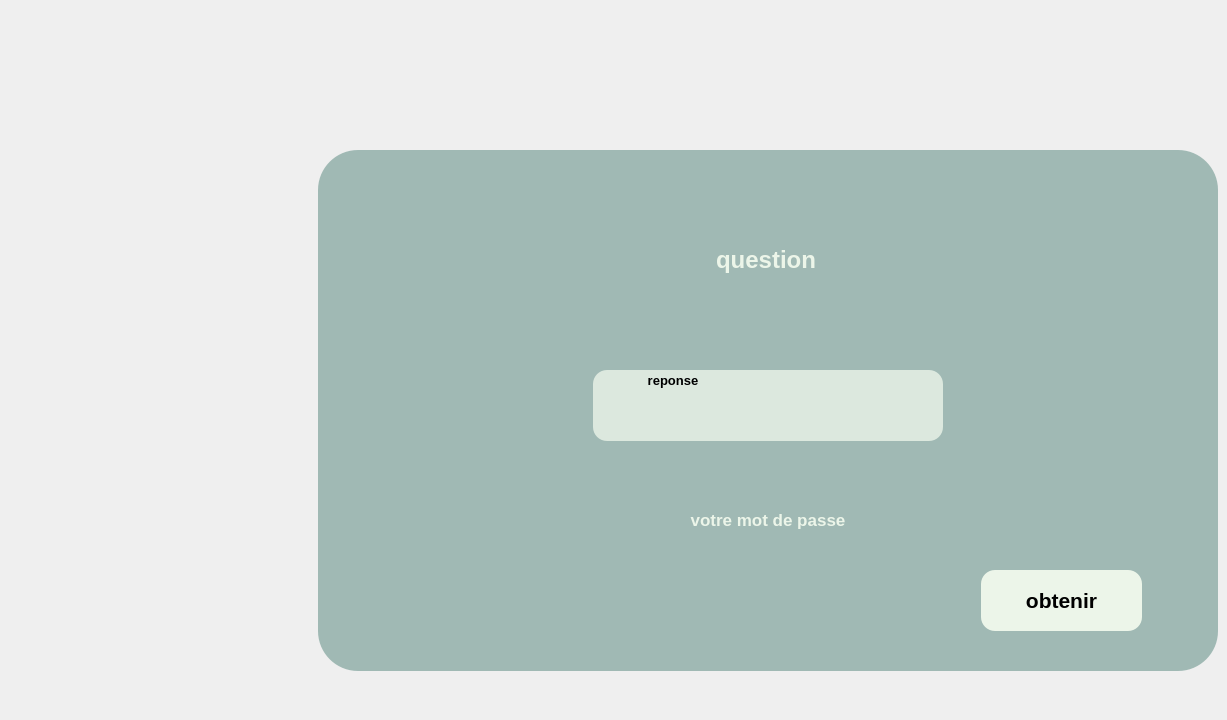
    <widget class="QWidget" name="passwordPage">
     <widget class="QFrame" name="employeePasswordFrame">
      <property name="geometry">
       <rect>
        <x>318</x>
        <y>150</y>
        <width>900</width>
        <height>521</height>
       </rect>
      </property>
      <property name="font">
       <font>
        <family>Segoe UI</family>
        <pointsize>11</pointsize>
       </font>
      </property>
      <property name="styleSheet">
       <string notr="true">QFrame{
 background-color:rgba(37, 102, 90, 100);
 border-radius:40px;
}
QFrame#employeeLoginFrame{
	 border:2px solid rgb(37, 102, 90);
}
QLabel{
 color: black;
 background-color: transparent;
 font-weight:bold;
}
QLineEdit, QComboBox{
 background: rgba(236, 245, 233, 200);
 border-radius:14px;
 padding:6px;
 color:black;
}
QPushButton{
 background-color: rgba(236, 245, 233, 255);
 color: black;
 border-radius:14px;
 padding:10px;
}
QPushButton:hover{
 border:2px solid black;
}
QLineEdit:hover{
 border:2px solid black;

}
QLineEdit:focus {
    border: 2px solid black;
	background: rgba(236, 245, 233, 255);
}
QPushButton:pressed {
    padding-top: 12px;
    padding-left: 12px;
	background-color: #baf49c;
	outline: none;
}</string>
      </property>
      <property name="frameShape">
       <enum>QFrame::Shape::StyledPanel</enum>
      </property>
      <property name="frameShadow">
       <enum>QFrame::Shadow::Raised</enum>
      </property>
      <widget class="QLineEdit" name="employeeAnwserLineEdit">
       <property name="geometry">
        <rect>
         <x>275</x>
         <y>220</y>
         <width>350</width>
         <height>71</height>
        </rect>
       </property>
       <property name="font">
        <font>
         <family>Segoe UI</family>
         <pointsize>14</pointsize>
         <bold>true</bold>
        </font>
       </property>
       <property name="inputMethodHints">
        <set>Qt::InputMethodHint::ImhNone</set>
       </property>
       <property name="echoMode">
        <enum>QLineEdit::EchoMode::Normal</enum>
       </property>
       <property name="alignment">
        <set>Qt::AlignmentFlag::AlignLeading|Qt::AlignmentFlag::AlignLeft|Qt::AlignmentFlag::AlignVCenter</set>
       </property>
      </widget>
      <widget class="QLabel" name="ReponseLabel">
       <property name="geometry">
        <rect>
         <x>295</x>
         <y>220</y>
         <width>120</width>
         <height>21</height>
        </rect>
       </property>
       <property name="font">
        <font>
         <family>Segoe UI</family>
         <pointsize>10</pointsize>
         <bold>true</bold>
        </font>
       </property>
       <property name="text">
        <string>reponse</string>
       </property>
       <property name="alignment">
        <set>Qt::AlignmentFlag::AlignCenter</set>
       </property>
      </widget>
      <widget class="QLabel" name="empQuestionLabel">
       <property name="geometry">
        <rect>
         <x>148</x>
         <y>80</y>
         <width>600</width>
         <height>60</height>
        </rect>
       </property>
       <property name="font">
        <font>
         <family>Segoe UI</family>
         <pointsize>18</pointsize>
         <bold>true</bold>
        </font>
       </property>
       <property name="styleSheet">
        <string notr="true">color:rgb(236, 245, 233);</string>
       </property>
       <property name="text">
        <string>question</string>
       </property>
       <property name="alignment">
        <set>Qt::AlignmentFlag::AlignCenter</set>
       </property>
      </widget>
      <widget class="QPushButton" name="empObtenirBtn">
       <property name="geometry">
        <rect>
         <x>663</x>
         <y>420</y>
         <width>161</width>
         <height>61</height>
        </rect>
       </property>
       <property name="font">
        <font>
         <family>Segoe UI</family>
         <pointsize>16</pointsize>
         <bold>true</bold>
        </font>
       </property>
       <property name="cursor">
        <cursorShape>PointingHandCursor</cursorShape>
       </property>
       <property name="text">
        <string>obtenir</string>
       </property>
      </widget>
      <widget class="QLabel" name="empLogoLabel_2">
       <property name="geometry">
        <rect>
         <x>20</x>
         <y>20</y>
         <width>70</width>
         <height>70</height>
        </rect>
       </property>
       <property name="text">
        <string/>
       </property>
       <property name="pixmap">
        <pixmap resource="sidebarRessources.qrc">:/images/recytrack_logo.png</pixmap>
       </property>
       <property name="scaledContents">
        <bool>true</bool>
       </property>
      </widget>
      <widget class="QLabel" name="empPasswordLabel">
       <property name="geometry">
        <rect>
         <x>275</x>
         <y>340</y>
         <width>350</width>
         <height>60</height>
        </rect>
       </property>
       <property name="font">
        <font>
         <family>Segoe UI</family>
         <pointsize>13</pointsize>
         <bold>true</bold>
        </font>
       </property>
       <property name="styleSheet">
        <string notr="true">color:rgb(236, 245, 233);</string>
       </property>
       <property name="text">
        <string>votre mot de passe</string>
       </property>
       <property name="alignment">
        <set>Qt::AlignmentFlag::AlignCenter</set>
       </property>
       <property name="textInteractionFlags">
        <set>Qt::TextInteractionFlag::LinksAccessibleByMouse|Qt::TextInteractionFlag::TextSelectableByMouse</set>
       </property>
      </widget>
     </widget>
     <widget class="QPushButton" name="empLoginReturnBtn">
      <property name="geometry">
       <rect>
        <x>130</x>
        <y>620</y>
        <width>111</width>
        <height>91</height>
       </rect>
      </property>
      <property name="cursor">
       <cursorShape>PointingHandCursor</cursorShape>
      </property>
      <property name="styleSheet">
       <string notr="true">QPushButton {
    border: none;
    background: none;
	opacity: 0.5;
}
QPushButton:hover {
    /* optional hover effect */
    opacity: 1;
 	padding-bottom: 6px;
}
QPushButton:pressed {
    padding-top: 6px;
}</string>
      </property>
      <property name="text">
       <string/>
      </property>
      <property name="icon">
       <iconset resource="sidebarRessources.qrc">
        <normaloff>:/images/photos/returnBtn.png</normaloff>
        <normalon>:/images/photos/returnBtn.png</normalon>
        <disabledoff>:/images/photos/returnBtn.png</disabledoff>
        <disabledon>:/images/photos/returnBtn.png</disabledon>:/images/photos/returnBtn.png</iconset>
      </property>
      <property name="iconSize">
       <size>
        <width>70</width>
        <height>70</height>
       </size>
      </property>
     </widget>
    </widget>
